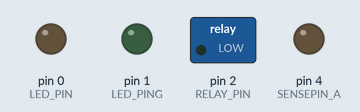
This sketch was run on a simulated Arduino Uno, built with avr-gcc and run on an emulated ATmega328P. Parts: switched loads named in the sketch (green lamp = pin HIGH), output pins drawn as LEDs (lit = HIGH).

Above: at 0.2 s.
Timing chart, 0 to 1.7 s (numbered marks = the images above):
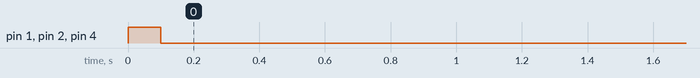

Measured:
- by itself, pin 1 (LED_PING), pin 2 (RELAY_PIN): HIGH → LOW at 0.10 s
- by itself, pin 4 (SENSEPIN_A): LOW → HIGH at 0.00 s, → LOW 0.10 s later

The sketch:

DA_Time_Based_Code_C.ino
```cpp
#define SENSEPIN_A 4
#define SENSEPIN_B 3
#define RELAY_PIN 2 //Switches the relay on or off
#define LED_PIN 0 //Can drive more LEDs from this
#define LED_PING 1 //Green surface mount LED on PCB
#define THRESHOLD 200
#define DELAY 1500000 //Time to wait before starting the pump after the last fill == 25min 1000*60*25

void setup(){
  pinMode(RELAY_PIN, OUTPUT);
  pinMode(LED_PIN, OUTPUT);
  pinMode(LED_PING, OUTPUT);
  digitalWrite(LED_PING, HIGH);
  digitalWrite(RELAY_PIN, HIGH);
}

void loop() {

  pinMode(SENSEPIN_A, OUTPUT);
  pinMode(SENSEPIN_B, INPUT);
  digitalWrite(SENSEPIN_A, HIGH);
  delay(100);
  int PinB = analogRead(SENSEPIN_B);
  if(PinB > THRESHOLD){
     digitalWrite(RELAY_PIN, LOW);
     digitalWrite(LED_PING, LOW);
     digitalWrite(SENSEPIN_A, LOW);
  delay(DELAY);
  }
  if(PinB < THRESHOLD){
     digitalWrite(RELAY_PIN, HIGH);
     digitalWrite(LED_PING, HIGH);
     digitalWrite(SENSEPIN_A, LOW);
     delay(100);
  }

  //This could be used to switch the 5V between the sensors rods if electrolysis becomes a problem although I have not seen evidance of it happening.
   /*

  pinMode(SENSEPIN_A, INPUT);
  pinMode(SENSEPIN_B, OUTPUT);
  digitalWrite(SENSEPIN_B, HIGH);
  delay(100);
  int PinA = analogRead(SENSEPIN_A);
  if(PinA > THRESHOLD){
     digitalWrite(RELAY_PIN, LOW);
     digitalWrite(SENSEPIN_B, LOW);
  delay(DELAY);
  }
if(PinA < THRESHOLD){
     digitalWrite(RELAY_PIN, HIGH);
     digitalWrite(SENSEPIN_B, LOW);
  }*/
}
```
